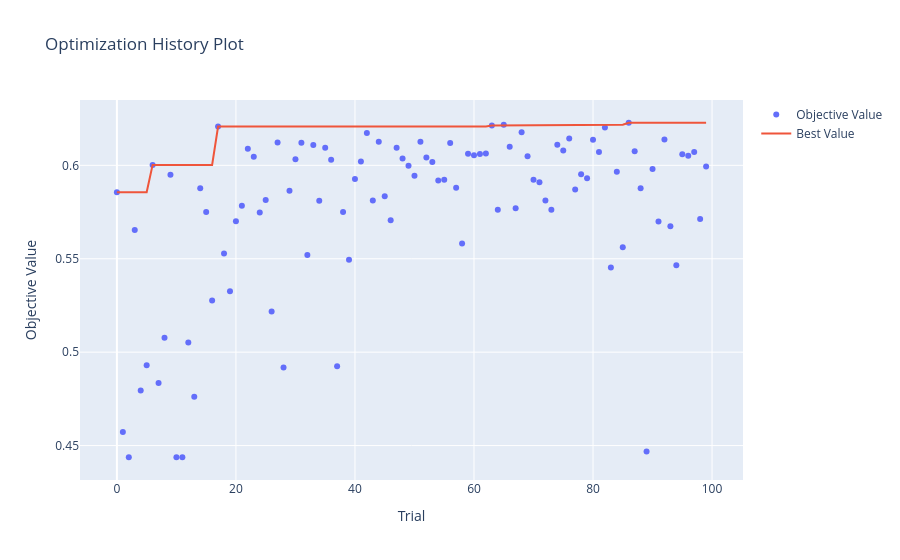

Notebook code cell kept with this figure:
### Markdown cell above
# Hyperparameter Testing

### Code cell
# 0) Compute imbalance
counter = Counter(y_train)
ratio   = counter[0] / counter[1]

# 2) Build a non‑nan f1 scorer once
f1_weighted_nonan = make_scorer(
    f1_score,
    average="weighted",     # ← correct average
    zero_division=0         # ← never return nan
)

# 3) TimeSeriesSplit
tss = TimeSeriesSplit(n_splits=3)

def objective(trial):
    params = {
        "objective":         "binary:logistic",
        "eval_metric":       "logloss",
        "verbosity":         0,
        "random_state":      42,
        "scale_pos_weight":  trial.suggest_categorical(
                                 "scale_pos_weight",
                                 [1, ratio, math.sqrt(ratio)]
                             ),
        "max_depth":         trial.suggest_int("max_depth", 3, 12),
        # floats on log‐scale
        "learning_rate":     trial.suggest_float(
                                 "learning_rate", 1e-4, 1e-1, log=True
                             ),
        "n_estimators":      trial.suggest_int("n_estimators", 100, 2000),
        "min_child_weight":  trial.suggest_int("min_child_weight", 1, 100),
        "gamma":             trial.suggest_float("gamma", 1e-8, 10.0, log=True),
        "subsample":         trial.suggest_float("subsample", 0.2, 1.0),
        "colsample_bytree":  trial.suggest_float("colsample_bytree", 0.2, 1.0),
        "reg_alpha":         trial.suggest_float("reg_alpha", 1e-8, 10.0, log=True),
        "reg_lambda":        trial.suggest_float("reg_lambda", 1e-8, 10.0, log=True),
        "grow_policy": trial.suggest_categorical("grow_policy", ["depthwise", "lossguide"]),
        "enable_categorical": True,
        "tree_method":       "gpu_hist",
    }

    model = XGBClassifier(**params)
    scores = cross_val_score(
        model,
        X_train,
        y_train,
        cv=tss,
        scoring=f1_weighted_nonan,
        n_jobs=-1,
        error_score=0.0 
    )
    return scores.mean()

sampler = optuna.samplers.TPESampler(
    multivariate=True, n_startup_trials=20, seed=42
)
study = optuna.create_study(sampler=sampler, direction="maximize")
study.optimize(objective, n_trials=100)

print("Best F1:",   study.best_value)
print("Best params:", study.best_params)

# 4) Re‑fit on full data
best = XGBClassifier(
    **study.best_params,
    objective="binary:logistic",
    eval_metric="logloss",
    verbosity=0,
    enable_categorical=True,
    tree_method="gpu_hist",
    random_state=42
)
best.fit(X_train, y_train)

fig = plot_optimization_history(study)
fig.show()

### Figure 1 — Plotly figure (JSON) as saved in the notebook; plotly's stock layout.template omitted (floating-point values rounded to 4 significant figures)
{"data": [{"mode": "markers", "name": "Objective Value", "type": "scatter", "x": [0, 1, 2, 3, 4, 5, 6, 7, 8, 9, 10, 11, 12, 13, 14, 15, 16, 17, 18, 19, 20, 21, 22, 23, 24, 25, 26, 27, 28, 29, 30, 31, 32, 33, 34, 35, 36, 37, 38, 39, 40, 41, 42, 43, 44, 45, 46, 47, 48, 49, 50, 51, 52, 53, 54, 55, 56, 57, 58, 59, 60, 61, 62, 63, 64, 65, 66, 67, 68, 69, 70, 71, 72, 73, 74, 75, 76, 77, 78, 79, 80, 81, 82, 83, 84, 85, 86, 87, 88, 89, 90, 91, 92, 93, 94, 95, 96, 97, 98, 99], "y": [0.5856, 0.4573, 0.4438, 0.5654, 0.4794, 0.493, 0.6002, 0.4835, 0.5077, 0.5949, 0.4438, 0.4438, 0.5052, 0.4761, 0.5877, 0.575, 0.5276, 0.6208, 0.5529, 0.5326, 0.5701, 0.5783, 0.6089, 0.6046, 0.5748, 0.5814, 0.5218, 0.6122, 0.4918, 0.5864, 0.6032, 0.6121, 0.552, 0.6108, 0.581, 0.6094, 0.603, 0.4925, 0.575, 0.5494, 0.5926, 0.6021, 0.6173, 0.5812, 0.6126, 0.5834, 0.5706, 0.6093, 0.6037, 0.5998, 0.5944, 0.6126, 0.6042, 0.6018, 0.5918, 0.5923, 0.612, 0.588, 0.5582, 0.6063, 0.6054, 0.6061, 0.6063, 0.6213, 0.5762, 0.6217, 0.61, 0.577, 0.6176, 0.6049, 0.5923, 0.5909, 0.5811, 0.5763, 0.6111, 0.6079, 0.6144, 0.5871, 0.5952, 0.5931, 0.6137, 0.6072, 0.6202, 0.5454, 0.5966, 0.5561, 0.6228, 0.6075, 0.5878, 0.4468, 0.5981, 0.57, 0.6139, 0.5674, 0.5466, 0.606, 0.6052, 0.6071, 0.5712, 0.5994]}, {"mode": "lines", "name": "Best Value", "type": "scatter", "x": [0, 1, 2, 3, 4, 5, 6, 7, 8, 9, 10, 11, 12, 13, 14, 15, 16, 17, 18, 19, 20, 21, 22, 23, 24, 25, 26, 27, 28, 29, 30, 31, 32, 33, 34, 35, 36, 37, 38, 39, 40, 41, 42, 43, 44, 45, 46, 47, 48, 49, 50, 51, 52, 53, 54, 55, 56, 57, 58, 59, 60, 61, 62, 63, 64, 65, 66, 67, 68, 69, 70, 71, 72, 73, 74, 75, 76, 77, 78, 79, 80, 81, 82, 83, 84, 85, 86, 87, 88, 89, 90, 91, 92, 93, 94, 95, 96, 97, 98, 99], "y": [0.5856, 0.5856, 0.5856, 0.5856, 0.5856, 0.5856, 0.6002, 0.6002, 0.6002, 0.6002, 0.6002, 0.6002, 0.6002, 0.6002, 0.6002, 0.6002, 0.6002, 0.6208, 0.6208, 0.6208, 0.6208, 0.6208, 0.6208, 0.6208, 0.6208, 0.6208, 0.6208, 0.6208, 0.6208, 0.6208, 0.6208, 0.6208, 0.6208, 0.6208, 0.6208, 0.6208, 0.6208, 0.6208, 0.6208, 0.6208, 0.6208, 0.6208, 0.6208, 0.6208, 0.6208, 0.6208, 0.6208, 0.6208, 0.6208, 0.6208, 0.6208, 0.6208, 0.6208, 0.6208, 0.6208, 0.6208, 0.6208, 0.6208, 0.6208, 0.6208, 0.6208, 0.6208, 0.6208, 0.6213, 0.6213, 0.6217, 0.6217, 0.6217, 0.6217, 0.6217, 0.6217, 0.6217, 0.6217, 0.6217, 0.6217, 0.6217, 0.6217, 0.6217, 0.6217, 0.6217, 0.6217, 0.6217, 0.6217, 0.6217, 0.6217, 0.6217, 0.6228, 0.6228, 0.6228, 0.6228, 0.6228, 0.6228, 0.6228, 0.6228, 0.6228, 0.6228, 0.6228, 0.6228, 0.6228, 0.6228]}, {"marker": {"color": "#cccccc"}, "mode": "markers", "name": "Infeasible Trial", "showlegend": false, "type": "scatter", "x": [], "y": []}], "layout": {"title": {"text": "Optimization History Plot"}, "xaxis": {"title": {"text": "Trial"}}, "yaxis": {"title": {"text": "Objective Value"}}}}
